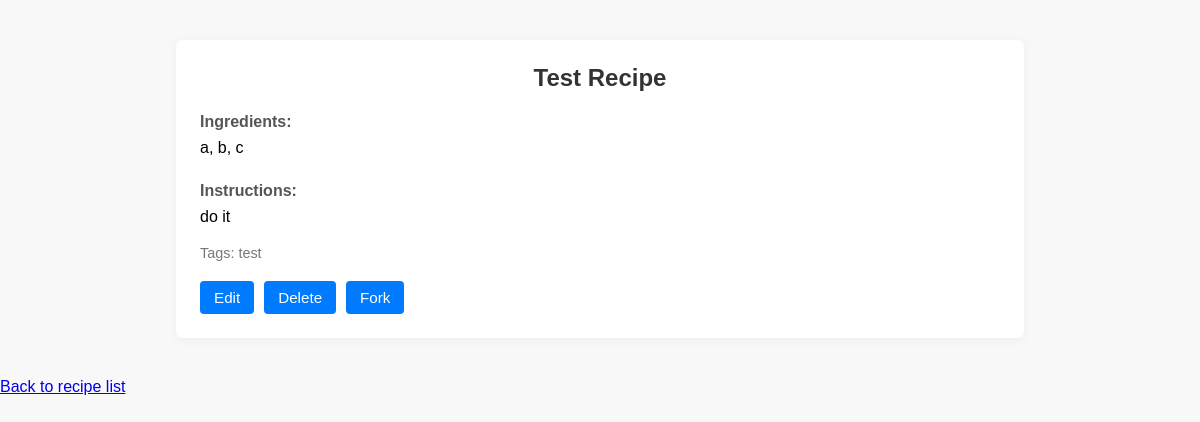
/recipes/14 (signed in), run on the app's committed database.
### tables this page shows
CREATE TABLE recipes (
            id INTEGER PRIMARY KEY AUTOINCREMENT,
            title TEXT NOT NULL,
            ingredients TEXT,
            steps TEXT,
            notes TEXT,
            tags TEXT,
            user_id INTEGER,
            forked_from INTEGER,
            FOREIGN KEY(user_id) REFERENCES users(id),
            FOREIGN KEY(forked_from) REFERENCES recipes(id)
        );

### gitgrub.py (the view)
@app.route('/recipes/<int:recipe_id>')
def view_recipe(recipe_id):
    user_id = request.cookies.get("YourSessionCookie")
    user = get_user(user_id)
    conn = sqlite3.connect(DB_PATH)
    conn.row_factory = sqlite3.Row
    cursor = conn.cursor()
    cursor.execute("SELECT * FROM recipes WHERE id = ?", (recipe_id,))
    recipe = cursor.fetchone()
    if not recipe:
        conn.close()
        return "Recipe not found", 404
    cursor.execute("SELECT * FROM recipes WHERE forked_from = ?", (recipe_id,))
    forks = cursor.fetchall()
    conn.close()
    return render_template('recipe_detail.html', recipe=recipe, user=user, forks=forks)

### seed.py (called while the page is built)
def get_user(user_id):
    conn = sqlite3.connect(DB_PATH)
    cursor = conn.cursor()
    cursor.execute("SELECT id FROM users WHERE id = ?", (user_id))
    user = cursor.fetchone()
    conn.close()
    if user:
        return {
            "id": user[0]
        }
    else:
        return None

### templates/recipe_detail.html (shortened to what this page needs)
<!DOCTYPE html>
<html>
<head>
    <link rel="stylesheet" href="{{ url_for('static', filename='style.css') }}">
</head>
<body>
    <div class="recipe-detail">
  <h2>{{ recipe['title'] }}</h2>
  <div class="recipe-section">
    <h4>Ingredients:</h4>
    <p>{{ recipe['ingredients'] }}</p>
  </div>
  <div class="recipe-section">
    <h4>Instructions:</h4>
    <p>{{ recipe['steps'] }}</p>
  </div>
  <div class="tags">
    Tags: {{ recipe['tags'] }}
  </div>
  <div class="actions">
    {% if user and user['id'] == recipe['user_id'] %}
      <a href="{{ url_for('edit_recipe', recipe_id=recipe['id']) }}">Edit</a>
      <form method="post" action="{{ url_for('delete_recipe', recipe_id=recipe['id']) }}">
        <button type="submit">Delete</button>
      </form>
    {% endif %}
    <form method="post" action="{{ url_for('fork_recipe', recipe_id=recipe['id']) }}">
      <button type="submit">Fork</button>
    </form>
  </div>
</div>
    <a href="{{ url_for('home') }}">Back to recipe list</a>
</body>
</html>

### static/style.css (style rules this page uses)
body { font-family: Arial, sans-serif; background: #f8f8f8; margin: 0; padding: 0; }
h2 { text-align: center; color: #444; }
form { display: flex; flex-direction: column; }
.recipe-detail { width: 80%; max-width: 800px; margin: 40px auto; background: white; padding: 24px; border-radius: 6px; box-shadow: 0 2px 10px rgba(0,0,0,0.05); }
.recipe-detail h2 { margin-top: 0; color: #333; }
.recipe-section { margin-top: 20px; }
.recipe-section h4 { margin-bottom: 5px; color: #555; }
.recipe-section p, .recipe-section ul { margin-top: 0; line-height: 1.5; }
.tags { margin-top: 10px; font-size: 0.9em; color: #777; }
.actions { margin-top: 20px; display: flex; gap: 10px; }
.actions a, .actions form button { background: #007bff; color: white; border: none; padding: 8px 14px; border-radius: 4px; text-decoration: none; cursor: pointer; font-size: 0.95em; }
.actions form { display: inline; }

### data on the page
recipes: title "Test Recipe", ingredients "a, b, c", steps "do it", tags "test"
